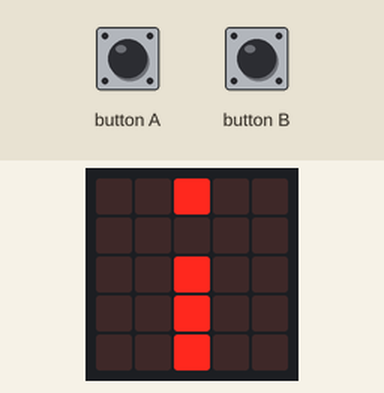
Recording of a program running on a simulated BBC micro:bit (MakeCode). On the bench: the board's 5×5 LED display. The inputs (shaded band) are chosen by the test bench. A reset restarts the program; random numbers come from a fixed seed.

Above: at 1.2 s.
1.3 s: button A pressed for 0.15 s
At 1.92 s:
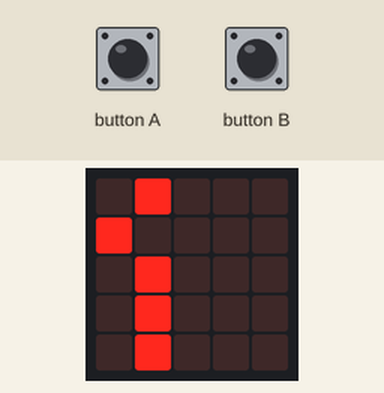
2.0 s: button B pressed for 0.15 s
At 3.3 s:
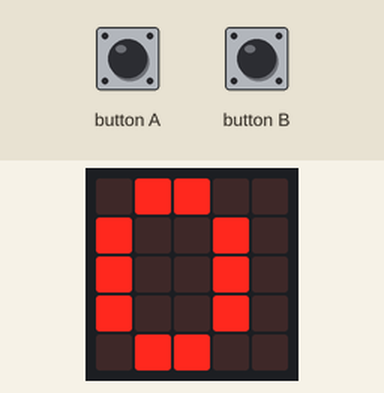
5.0 s: button A pressed for 0.15 s
At 5.57 s:
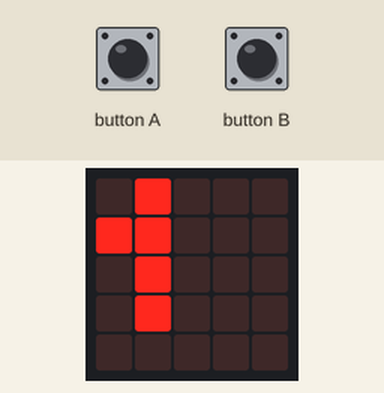
8.7 s: button B pressed for 0.15 s
At 9.19 s:
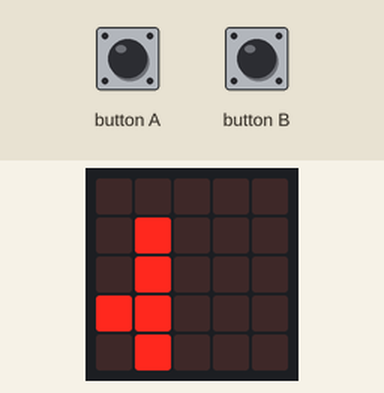
12.4 s: button A pressed for 0.15 s
At 12.8 s:
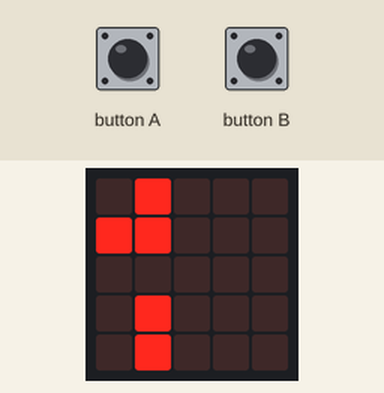
16.1 s: button B pressed for 0.15 s
At 16.41 s:
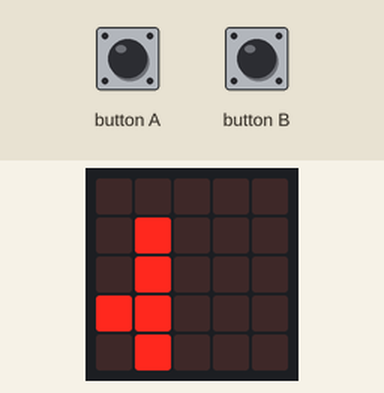

The program:

main.ts
```typescript
function verplaats_kolum () {
    basic.pause(500)
    for (let index = 0; index < 4; index++) {
        for (let obstakel2 of obstacle2) {
            obstakel2.change(LedSpriteProperty.X, -1)
        }
        basic.pause(500)
    }
}
function kolum3 () {
    emptykolumy1 = randint(0, 4)
    for (let index = 0; index <= 4; index++) {
        if (index != emptykolumy1) {
            obstacle2.push(game.createSprite(4, index))
        }
    }
}
input.onButtonPressed(Button.A, function () {
    bird.change(LedSpriteProperty.Y, -1)
})
input.onButtonPressed(Button.B, function () {
    bird.change(LedSpriteProperty.Y, 1)
})
function kolumweg () {
    while (obstacle2.length > 0 && obstacle2[0].get(LedSpriteProperty.X) == 0) {
        obstacle2.removeAt(0).delete()
    }
    score += 1
}
let emptykolumy1 = 0
let bird: game.LedSprite = null
let obstacle2: game.LedSprite[] = []
obstacle2 = []
bird = game.createSprite(0, 2)
let score = 0
bird.set(LedSpriteProperty.Blink, 300)
basic.forever(function () {
    kolum3()
    verplaats_kolum()
    kolumweg()
})
basic.forever(function () {
    for (let obstakel2 of obstacle2) {
        if (obstakel2.get(LedSpriteProperty.X) == bird.get(LedSpriteProperty.X) && obstakel2.get(LedSpriteProperty.Y) == bird.get(LedSpriteProperty.Y)) {
            basic.showIcon(IconNames.Sad)
            basic.showNumber(score)
            control.reset()
        }
    }
})
```

test.ts
```typescript
// aquí va el archivo "tests"; esto no se compilará cuando este paquete se utilice como una extensión.
```

Measured:
- what the display in image 2 shows lasts 0.7 s, from 2.8 s to 3.5 s
